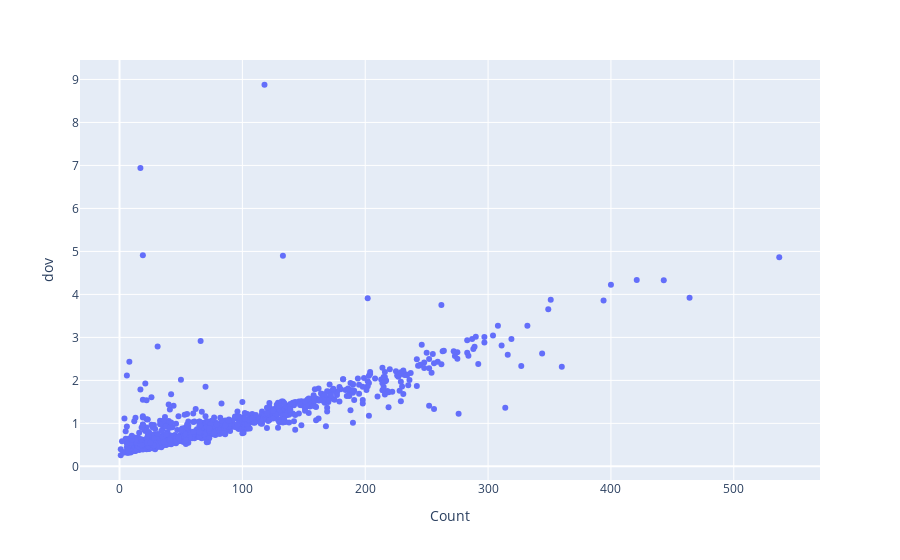

This figure's notebook cell:
### Code cell
import plotly.express as px

# Create the scatter plot using Plotly
fig = px.scatter(wsm_dov, x='Count', y='dov', hover_data=['Name'])

# Show the plot
fig.show()

### Figure 1 — Plotly figure (JSON) as saved in the notebook; plotly's stock layout.template omitted (floating-point values rounded to 4 significant figures; data arrays with more than 128 entries replaced by an {"elided": "..."} marker saying what was removed)
{"data": [{"customdata": {"elided": "1000x1 str values"}, "hovertemplate": "Count=%{x}<br>dov=%{y}<br>Name=%{customdata[0]}<extra></extra>", "legendgroup": "", "marker": {"color": "#636efa", "symbol": "circle"}, "mode": "markers", "name": "", "orientation": "v", "showlegend": false, "type": "scatter", "x": {"elided": "1000 int values"}, "xaxis": "x", "y": {"elided": "1000 float values"}, "yaxis": "y"}], "layout": {"autosize": true, "legend": {"tracegroupgap": 0}, "margin": {"t": 60}, "xaxis": {"anchor": "y", "autorange": true, "domain": [0, 1], "range": [-31.92, 569.9], "title": {"text": "Count"}, "type": "linear"}, "yaxis": {"anchor": "x", "autorange": true, "domain": [0, 1], "range": [-0.4088, 9.544], "title": {"text": "dov"}, "type": "linear"}}}
